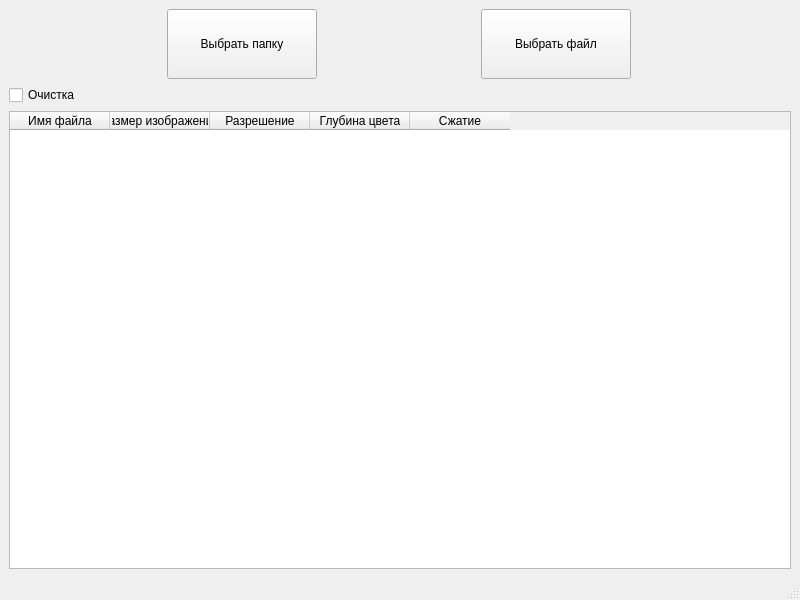
<?xml version="1.0" encoding="UTF-8"?>
<ui version="4.0">
 <class>MainWindow</class>
 <widget class="QMainWindow" name="MainWindow">
  <property name="geometry">
   <rect>
    <x>0</x>
    <y>0</y>
    <width>800</width>
    <height>600</height>
   </rect>
  </property>
  <property name="windowTitle">
   <string>MainWindow</string>
  </property>
  <widget class="QWidget" name="centralwidget">
   <layout class="QVBoxLayout" name="verticalLayout" stretch="3,1,9">
    <item>
     <layout class="QHBoxLayout" name="horizontalLayout">
      <item>
       <widget class="QPushButton" name="pushButton_2">
        <property name="sizePolicy">
         <sizepolicy hsizetype="Expanding" vsizetype="Expanding">
          <horstretch>0</horstretch>
          <verstretch>0</verstretch>
         </sizepolicy>
        </property>
        <property name="maximumSize">
         <size>
          <width>150</width>
          <height>70</height>
         </size>
        </property>
        <property name="text">
         <string>Выбрать папку</string>
        </property>
       </widget>
      </item>
      <item>
       <widget class="QPushButton" name="pushButton">
        <property name="sizePolicy">
         <sizepolicy hsizetype="Expanding" vsizetype="Expanding">
          <horstretch>0</horstretch>
          <verstretch>0</verstretch>
         </sizepolicy>
        </property>
        <property name="maximumSize">
         <size>
          <width>150</width>
          <height>70</height>
         </size>
        </property>
        <property name="text">
         <string>Выбрать файл</string>
        </property>
       </widget>
      </item>
     </layout>
    </item>
    <item>
     <layout class="QHBoxLayout" name="horizontalLayout_2">
      <item>
       <widget class="QCheckBox" name="checkBox">
        <property name="text">
         <string>Очистка</string>
        </property>
       </widget>
      </item>
     </layout>
    </item>
    <item>
     <widget class="QTableWidget" name="tableWidget">
      <column>
       <property name="text">
        <string>Имя файла</string>
       </property>
      </column>
      <column>
       <property name="text">
        <string>Размер изображения</string>
       </property>
      </column>
      <column>
       <property name="text">
        <string>Разрешение</string>
       </property>
      </column>
      <column>
       <property name="text">
        <string>Глубина цвета</string>
       </property>
      </column>
      <column>
       <property name="text">
        <string>Сжатие</string>
       </property>
      </column>
     </widget>
    </item>
   </layout>
  </widget>
  <widget class="QMenuBar" name="menubar">
   <property name="geometry">
    <rect>
     <x>0</x>
     <y>0</y>
     <width>800</width>
     <height>25</height>
    </rect>
   </property>
  </widget>
  <widget class="QStatusBar" name="statusbar"/>
 </widget>
 <resources/>
 <connections/>
</ui>
